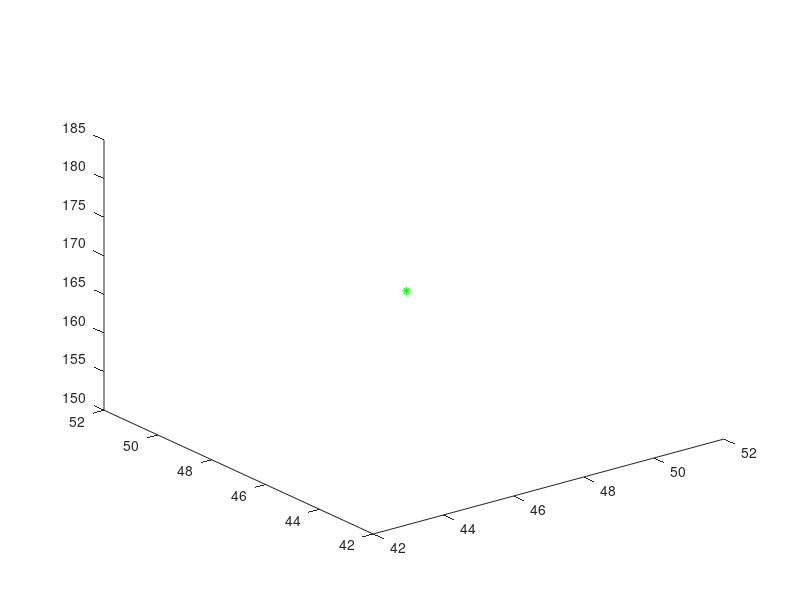

Write the MATLAB code that produced this figure.
%Ejercico para cualquier problema traslacion-rotación
tetha = 23
rad1 = (tetha*(2*pi))/360

%Matriz p = (34.4, 32.15, 45.06)

P = [34.4; 32.15; 45.06; 1]

Px = P(1,1)
Py = P(2,1)
Pz = P(3,1)

%Definimos Matriz Tpx

Tpx = [1 , 0, 0, Px;...
    0, cos(rad1), -sin(rad1), (Py*cos(rad1))-(Pz*sin(rad1));...
    0, sin(rad1), cos(rad1), (Py*sin(rad1))+(Pz*cos(rad1));...
    0, 0, 0, 1]

%Matriz Ruvw = (12.4, 76.6, 90.8)
Ruvw = [12.4; 76.6; 90.8; 1]

%Multipicamos Tpx por Ruvw Para obtener la resultante
res = Tpx *Ruvw

%Obtenermos los valores a graficar de la resultante
R1 = res(1,1)
R2 = res(2,1)
R3 = res(3,1)

%graficamos 
plot3(R1,R2,R3, "g*")

